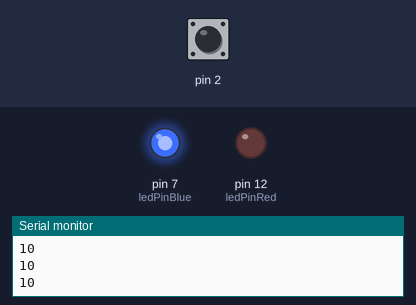
A sketch run on a simulated Arduino Uno, built with avr-gcc and run on an emulated ATmega328P. Parts: output pins drawn as LEDs (lit = HIGH), the last lines printed to the serial monitor. The inputs (shaded band) are chosen by the test bench; at power-on: pin 2 HIGH.

Above: at 1.2 s.
1.3 s: pin 2 pulled LOW for 0.15 s
At 1.37 s:
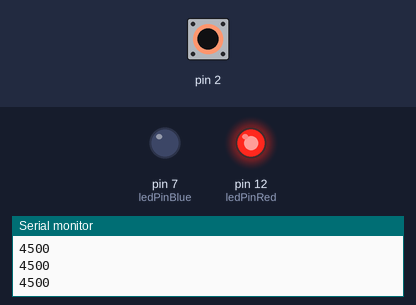
2.9 s: pin 2 pulled LOW for 3.2 s
At 6.7 s:
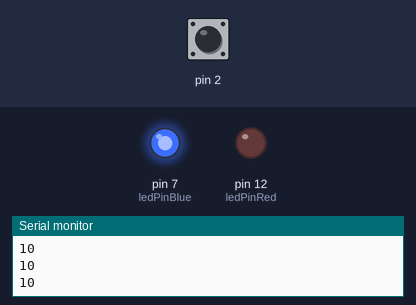
Timing chart, 0 to 8.2 s (numbered marks = the images above; inputs shaded):
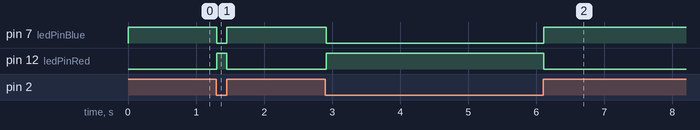

The sketch:

CapacitiveTouchSensor.ino
```cpp
//use library manager in Arduino ide to download CapacitiveSensor by Paul Bagder & Paul Stoffregen
#include <CapacitiveSensor.h>

CapacitiveSensor capSensor = CapacitiveSensor(4,2);// sensor input pin
int threshold = 500;
// numbers of LED output pins
const int ledPinRed = 12;
const int ledPinBlue = 7;

void setup() {
  // starts serial monitor
  Serial.begin(9600);
  // setting pin as output pin
  pinMode(ledPinRed,OUTPUT);
  pinMode(ledPinBlue,OUTPUT);
}

void loop() {
  // completes 30 runs before obtaining sensor value
  long sensorValue =  capSensor.capacitiveSensor(30);
  // prints sensor value to serial monitor (can use this to make changes to threshold)
  Serial.println(sensorValue);

  // if touched red light on
  if(sensorValue >threshold) {
    digitalWrite(ledPinRed,HIGH);
    digitalWrite(ledPinBlue,LOW);
  }
  // if not touched blue light on
  else {
    digitalWrite(ledPinRed, LOW);
    digitalWrite(ledPinBlue,HIGH);
  }
  delay(10);
}
```

Measured:
- after the input at 1.3 s, pin 7 (ledPinBlue): HIGH → LOW at once, → HIGH 0.15 s later; pin 12 (ledPinRed): LOW → HIGH at once, → LOW 0.15 s later
- after the input at 2.9 s, pin 7 (ledPinBlue): HIGH → LOW at once, → HIGH 3.2 s later; pin 12 (ledPinRed): LOW → HIGH at once, → LOW 3.2 s later
